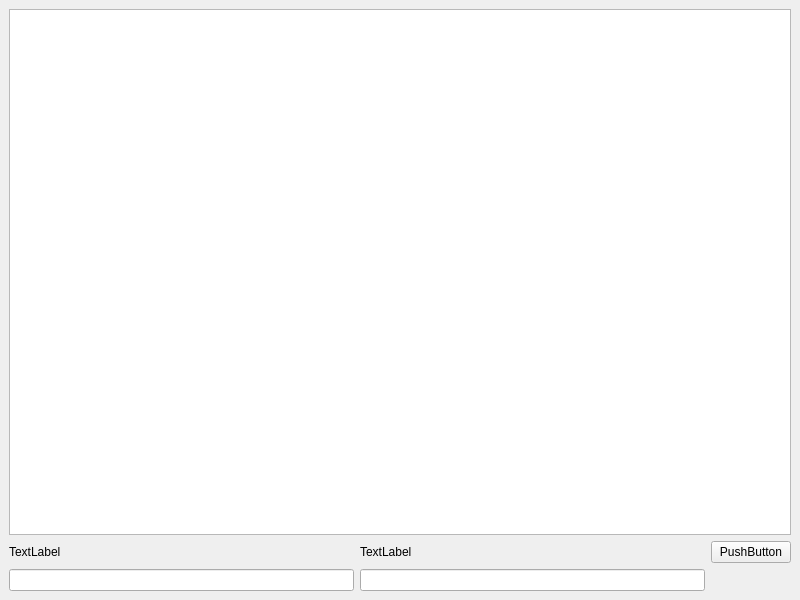
<?xml version="1.0" encoding="UTF-8"?>
<ui version="4.0">
 <class>EventInfo</class>
 <widget class="QMainWindow" name="EventInfo">
  <property name="geometry">
   <rect>
    <x>0</x>
    <y>0</y>
    <width>800</width>
    <height>600</height>
   </rect>
  </property>
  <property name="windowTitle">
   <string>MainWindow</string>
  </property>
  <widget class="QWidget" name="centralwidget">
   <layout class="QGridLayout" name="gridLayout">
    <item row="2" column="2">
     <widget class="QPushButton" name="pushButton">
      <property name="text">
       <string>PushButton</string>
      </property>
     </widget>
    </item>
    <item row="0" column="0" colspan="3">
     <widget class="QTableWidget" name="tableWidget"/>
    </item>
    <item row="2" column="0">
     <widget class="QLabel" name="label">
      <property name="text">
       <string>TextLabel</string>
      </property>
     </widget>
    </item>
    <item row="2" column="1">
     <widget class="QLabel" name="label_2">
      <property name="text">
       <string>TextLabel</string>
      </property>
     </widget>
    </item>
    <item row="3" column="0">
     <widget class="QLineEdit" name="lineEdit"/>
    </item>
    <item row="3" column="1">
     <widget class="QLineEdit" name="lineEdit_2"/>
    </item>
   </layout>
  </widget>
 </widget>
 <resources/>
 <connections/>
</ui>
